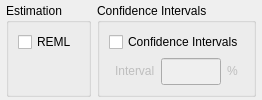
    <widget class="QWidget" name="widget_10" native="true">
     <property name="sizePolicy">
      <sizepolicy hsizetype="Fixed" vsizetype="Fixed">
       <horstretch>0</horstretch>
       <verstretch>0</verstretch>
      </sizepolicy>
     </property>
     <layout class="QGridLayout" name="gridLayout_4">
      <property name="leftMargin">
       <number>0</number>
      </property>
      <property name="topMargin">
       <number>3</number>
      </property>
      <property name="rightMargin">
       <number>0</number>
      </property>
      <property name="bottomMargin">
       <number>3</number>
      </property>
      <item row="0" column="0">
       <widget class="QWidget" name="widget" native="true">
        <layout class="QGridLayout" name="gridLayout_20">
         <property name="leftMargin">
          <number>0</number>
         </property>
         <property name="topMargin">
          <number>0</number>
         </property>
         <property name="rightMargin">
          <number>0</number>
         </property>
         <property name="bottomMargin">
          <number>0</number>
         </property>
        </layout>
       </widget>
      </item>
      <item row="0" column="1">
       <widget class="GroupBox" name="groupBox_4">
        <property name="enabled">
         <bool>true</bool>
        </property>
        <property name="sizePolicy">
         <sizepolicy hsizetype="Preferred" vsizetype="Minimum">
          <horstretch>0</horstretch>
          <verstretch>0</verstretch>
         </sizepolicy>
        </property>
        <property name="title">
         <string>Estimation</string>
        </property>
        <layout class="QFormLayout" name="formLayout_2">
         <property name="verticalSpacing">
          <number>0</number>
         </property>
         <item row="0" column="0" colspan="2">
          <widget class="BoundCheckBox" name="estimationREML">
           <property name="text">
            <string>REML</string>
           </property>
          </widget>
         </item>
         <item row="1" column="0">
          <widget class="QWidget" name="widget_3" native="true"/>
         </item>
        </layout>
       </widget>
      </item>
      <item row="0" column="3">
       <widget class="QWidget" name="widget_2" native="true">
        <layout class="QGridLayout" name="gridLayout_27">
         <property name="leftMargin">
          <number>0</number>
         </property>
         <property name="topMargin">
          <number>0</number>
         </property>
         <property name="rightMargin">
          <number>0</number>
         </property>
         <property name="bottomMargin">
          <number>0</number>
         </property>
        </layout>
       </widget>
      </item>
      <item row="0" column="2">
       <widget class="GroupBox" name="plotsGroup">
        <property name="title">
         <string>Confidence Intervals</string>
        </property>
        <layout class="QGridLayout" name="gridLayout_8">
         <item row="2" column="0" colspan="3">
          <widget class="BoundCheckBox" name="confidenceIntervals">
           <property name="sizePolicy">
            <sizepolicy hsizetype="Fixed" vsizetype="Fixed">
             <horstretch>0</horstretch>
             <verstretch>0</verstretch>
            </sizepolicy>
           </property>
           <property name="text">
            <string>Confidence Intervals</string>
           </property>
          </widget>
         </item>
         <item row="3" column="1">
          <widget class="QWidget" name="horizontalWidget" native="true">
           <property name="enabled">
            <bool>false</bool>
           </property>
           <layout class="QHBoxLayout" name="horizontalLayout_4">
            <property name="leftMargin">
             <number>0</number>
            </property>
            <property name="topMargin">
             <number>0</number>
            </property>
            <property name="rightMargin">
             <number>0</number>
            </property>
            <property name="bottomMargin">
             <number>0</number>
            </property>
            <item>
             <widget class="QLabel" name="label_14">
              <property name="sizePolicy">
               <sizepolicy hsizetype="Fixed" vsizetype="Fixed">
                <horstretch>0</horstretch>
                <verstretch>0</verstretch>
               </sizepolicy>
              </property>
              <property name="text">
               <string>Interval</string>
              </property>
             </widget>
            </item>
            <item>
             <widget class="BoundTextBox" name="confidenceIntervalsInterval">
              <property name="sizePolicy">
               <sizepolicy hsizetype="Fixed" vsizetype="Preferred">
                <horstretch>0</horstretch>
                <verstretch>0</verstretch>
               </sizepolicy>
              </property>
              <property name="minimumSize">
               <size>
                <width>60</width>
                <height>0</height>
               </size>
              </property>
              <property name="maximumSize">
               <size>
                <width>60</width>
                <height>16777215</height>
               </size>
              </property>
             </widget>
            </item>
            <item>
             <widget class="QLabel" name="label_15">
              <property name="sizePolicy">
               <sizepolicy hsizetype="Fixed" vsizetype="Fixed">
                <horstretch>0</horstretch>
                <verstretch>0</verstretch>
               </sizepolicy>
              </property>
              <property name="text">
               <string>%</string>
              </property>
             </widget>
            </item>
           </layout>
          </widget>
         </item>
         <item row="3" column="0">
          <widget class="QWidget" name="widget_6" native="true">
           <property name="maximumSize">
            <size>
             <width>16</width>
             <height>16777215</height>
            </size>
           </property>
          </widget>
         </item>
        </layout>
       </widget>
      </item>
     </layout>
    </widget>
